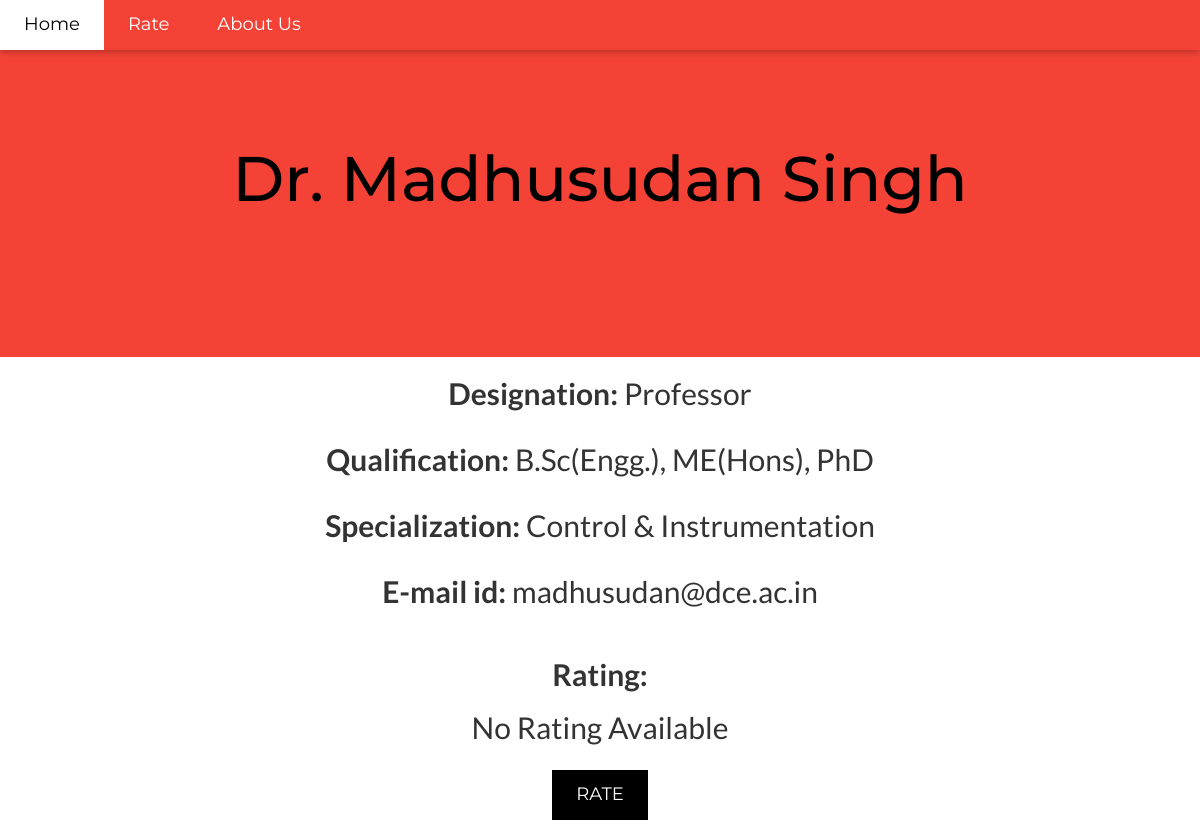
/electrical/1/, run on the app's committed database.
### electrical/models.py (models this page shows, shortened)
class Teacher(models.Model):
    name = models.CharField(max_length=100)
    designation = models.CharField(max_length=100)
    qual = models.CharField(max_length=100)
    email = models.CharField(max_length=100)
    special = models.CharField(max_length=200)
    votes = models.IntegerField(default=0)

### electrical/views.py (the view)
# urls.py: url(r'^(?P<teacher_id>[0-9]+)/$', views.detail, name='detail'),
def detail(request, teacher_id):
    teacher = get_object_or_404(Teacher, pk=teacher_id)
    return render(request, 'electrical/details.htm', {'teacher': teacher})

### electrical/templates/electrical/details.htm (shortened to what this page needs)
<html>
<head>
{% load static %}
<link rel="stylesheet" href="{% static 'electrical/bootstrap.min.css' %}" type="text/css">
<link rel="stylesheet" href="{% static 'electrical/style.css' %}">
</head>
<body>
<div class="top">
  <div class="bar card-2" style="background-color:#f44336;color:white;font-size:18px;width:100%">
    <a href="{% url 'polls:index' %}" class="bar-item button hover-white" style="padding:12px 24px">Home</a>
    <a href="{% url 'rate:index' %}" class="bar-item button hover-white" style="padding:12px 24px">Rate</a>
    <a href="{% url 'about:index' %}" class="bar-item button hover-white" style="padding:12px 24px">About Us</a>
    </div>
</div>
<header class="container1 row " style="padding:128px 16px;background-color:#f44336;color:black;text-align:center;left:0">
<h1 style="margin:16px;font-size:63px">{{ teacher.name }}</h1>
</header>
<center>
<h2><b>Designation:</b> {{teacher.designation}}
<br><br><b>Qualification:</b> {{teacher.qual}}
<br><br><b>Specialization:</b> {{teacher.special}}
<br><br><b>E-mail id:</b> {{teacher.email}}
</h2>
<br>
<h2><b>Rating:</b></h2>
{% if teacher.votes %}
     <h2>{{teacher.votes}} % </h2>
{% else %}
     <h2>No Rating Available</h2>
{% endif %}
<a href="{% url 'electrical:vote' teacher.id %}" >
  <button class="button" style="background-color:#000;color:#fff;padding:12px 24px;font-size:18px;margin-top:16px">RATE </button>
</a>
<br>
<br>
</center>

### electrical/static/electrical/style.css (style rules this page uses)
body,h1,h2,h3,h4,h5,h6 { font-family: "Lato", sans-serif }
html, body { max-width: 100%; overflow-x: hidden; }
.top { position:fixed;width:100%;z-index:1;top:0;left:0 }
.bar { width:100%;overflow:hidden }
.bar .bar-item { padding:8px 16px;float:left;width:auto;border:none;outline:none;display:block }
.card,.card-2 { box-shadow:0 2px 5px 0 rgba(0,0,0,0.16),0 2px 10px 0 rgba(0,0,0,0.12) }
.button { border:none;display:inline-block;outline:0;padding:8px 16px;vertical-align:middle;overflow:hidden;text-decoration:none;color:inherit;background-color:inherit; text-align:center;white-space:nowrap;cursor:pointer }
.container1 { padding:0.01em 16px;display:block;left:0 }
header { animation-name: example; animation-duration: 8s; animation-iteration-count: infinite; animation-direction: alternate; }

### electrical/templates/electrical/details.htm (style rules this page uses)
body,h1,h2,h3,h4,h5,h6 { font-family: "Lato", sans-serif }
.bar,h1,button { font-family: "Montserrat", sans-serif }

### data on the page
Teacher: name "Dr. Madhusudan Singh", designation "Professor", qual "B.Sc(Engg.), ME(Hons), PhD", special "Control & Instrumentation", email "madhusudan@dce.ac.in"
